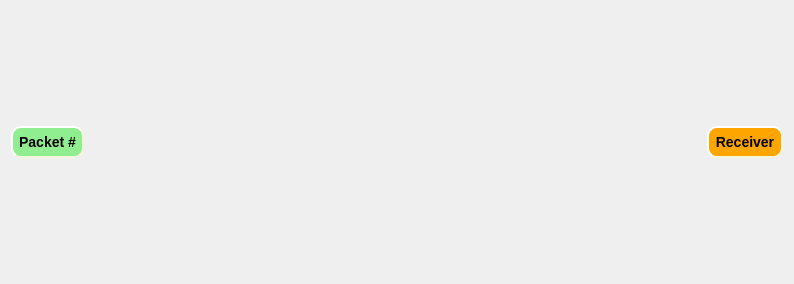
<?xml version="1.0" encoding="UTF-8"?>
<ui version="4.0">
 <class>w_sender_reciever</class>
 <widget class="QWidget" name="w_sender_reciever">
  <property name="geometry">
   <rect>
    <x>0</x>
    <y>0</y>
    <width>794</width>
    <height>284</height>
   </rect>
  </property>
  <property name="windowTitle">
   <string>Sender_Reciever</string>
  </property>
  <property name="autoFillBackground">
   <bool>false</bool>
  </property>
  <layout class="QHBoxLayout" name="horizontalLayout">
   <item>
    <widget class="QPushButton" name="pb_sender">
     <property name="styleSheet">
      <string notr="true">QPushButton#pb_sender {
    background-color: lightgreen;
    border-style: outset;
    border-width: 2px;
    border-radius: 10px;
    border-color: beige;
    font: bold 14px;
    min-width: 10em;
    padding: 6px;
}
QPushButton#pb_sender:pressed {
    background-color: rgb(0, 224, 0);
    border-style: inset;
}</string>
     </property>
     <property name="text">
      <string>Packet #</string>
     </property>
    </widget>
   </item>
   <item>
    <spacer name="horizontalSpacer">
     <property name="orientation">
      <enum>Qt::Horizontal</enum>
     </property>
     <property name="sizeHint" stdset="0">
      <size>
       <width>40</width>
       <height>20</height>
      </size>
     </property>
    </spacer>
   </item>
   <item>
    <widget class="QPushButton" name="pb_reciever">
     <property name="styleSheet">
      <string notr="true">QPushButton#pb_reciever {
    background-color: orange;
    border-style: outset;
    border-width: 2px;
    border-radius: 10px;
    border-color: beige;
    font: bold 14px;
    min-width: 10em;
    padding: 6px;
}
</string>
     </property>
     <property name="text">
      <string>Receiver</string>
     </property>
    </widget>
   </item>
  </layout>
 </widget>
 <resources/>
 <connections/>
</ui>
